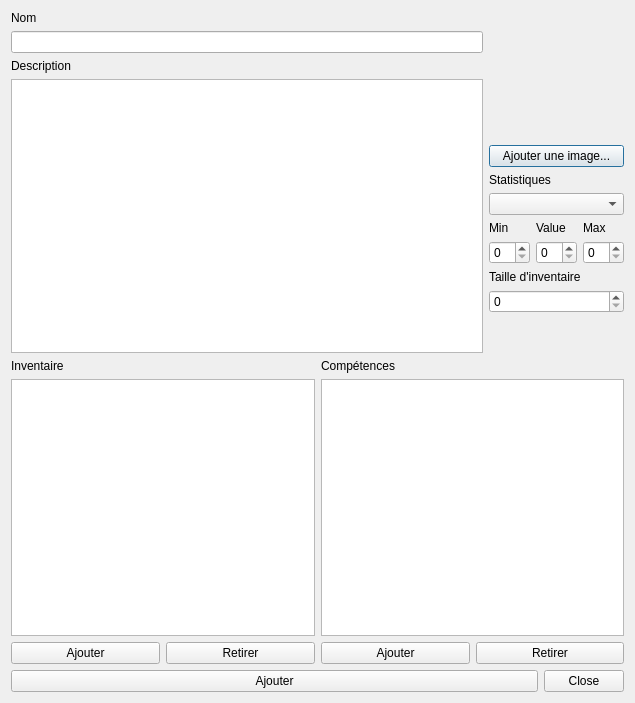
<?xml version="1.0" encoding="UTF-8"?>
<ui version="4.0">
 <class>AddEntityWindow</class>
 <widget class="QDialog" name="AddEntityWindow">
  <property name="geometry">
   <rect>
    <x>0</x>
    <y>0</y>
    <width>635</width>
    <height>703</height>
   </rect>
  </property>
  <property name="windowTitle">
   <string>Dialog</string>
  </property>
  <layout class="QVBoxLayout" name="verticalLayout_18">
   <item>
    <layout class="QVBoxLayout" name="verticalLayout_16">
     <item>
      <layout class="QVBoxLayout" name="verticalLayout_15">
       <item>
        <layout class="QHBoxLayout" name="horizontalLayout_2">
         <item>
          <layout class="QVBoxLayout" name="verticalLayout_4">
           <item>
            <layout class="QVBoxLayout" name="verticalLayout_2">
             <item>
              <widget class="QLabel" name="label">
               <property name="text">
                <string>Nom</string>
               </property>
              </widget>
             </item>
             <item>
              <widget class="QLineEdit" name="nameField"/>
             </item>
            </layout>
           </item>
           <item>
            <layout class="QVBoxLayout" name="verticalLayout_3">
             <item>
              <widget class="QLabel" name="label_2">
               <property name="text">
                <string>Description</string>
               </property>
              </widget>
             </item>
             <item>
              <widget class="QPlainTextEdit" name="descriptionField"/>
             </item>
            </layout>
           </item>
          </layout>
         </item>
         <item>
          <layout class="QVBoxLayout" name="verticalLayout_10">
           <item>
            <layout class="QVBoxLayout" name="verticalLayout">
             <item>
              <widget class="QLabel" name="picDisplay">
               <property name="minimumSize">
                <size>
                 <width>128</width>
                 <height>128</height>
                </size>
               </property>
               <property name="maximumSize">
                <size>
                 <width>128</width>
                 <height>128</height>
                </size>
               </property>
               <property name="text">
                <string/>
               </property>
              </widget>
             </item>
             <item>
              <widget class="QPushButton" name="picButton">
               <property name="text">
                <string>Ajouter une image...</string>
               </property>
              </widget>
             </item>
            </layout>
           </item>
           <item>
            <layout class="QVBoxLayout" name="verticalLayout_9">
             <item>
              <layout class="QVBoxLayout" name="verticalLayout_5">
               <item>
                <widget class="QLabel" name="label_3">
                 <property name="text">
                  <string>Statistiques</string>
                 </property>
                </widget>
               </item>
               <item>
                <widget class="QComboBox" name="statNameComboBox"/>
               </item>
              </layout>
             </item>
             <item>
              <layout class="QHBoxLayout" name="horizontalLayout">
               <item>
                <layout class="QVBoxLayout" name="verticalLayout_8">
                 <item>
                  <widget class="QLabel" name="label_4">
                   <property name="text">
                    <string>Min</string>
                   </property>
                  </widget>
                 </item>
                 <item>
                  <widget class="QSpinBox" name="minField"/>
                 </item>
                </layout>
               </item>
               <item>
                <layout class="QVBoxLayout" name="verticalLayout_7">
                 <item>
                  <widget class="QLabel" name="label_5">
                   <property name="text">
                    <string>Value</string>
                   </property>
                  </widget>
                 </item>
                 <item>
                  <widget class="QSpinBox" name="valueField"/>
                 </item>
                </layout>
               </item>
               <item>
                <layout class="QVBoxLayout" name="verticalLayout_6">
                 <item>
                  <widget class="QLabel" name="label_6">
                   <property name="text">
                    <string>Max</string>
                   </property>
                  </widget>
                 </item>
                 <item>
                  <widget class="QSpinBox" name="maxField"/>
                 </item>
                </layout>
               </item>
              </layout>
             </item>
             <item>
              <layout class="QVBoxLayout" name="verticalLayout_17">
               <item>
                <widget class="QLabel" name="label_9">
                 <property name="text">
                  <string>Taille d'inventaire</string>
                 </property>
                </widget>
               </item>
               <item>
                <widget class="QSpinBox" name="inventorySlotsSpinBox"/>
               </item>
              </layout>
             </item>
             <item>
              <spacer name="verticalSpacer">
               <property name="orientation">
                <enum>Qt::Vertical</enum>
               </property>
               <property name="sizeHint" stdset="0">
                <size>
                 <width>20</width>
                 <height>40</height>
                </size>
               </property>
              </spacer>
             </item>
            </layout>
           </item>
          </layout>
         </item>
        </layout>
       </item>
       <item>
        <layout class="QHBoxLayout" name="horizontalLayout_6">
         <item>
          <layout class="QVBoxLayout" name="verticalLayout_13">
           <item>
            <layout class="QVBoxLayout" name="verticalLayout_11">
             <item>
              <widget class="QLabel" name="label_7">
               <property name="text">
                <string>Inventaire</string>
               </property>
              </widget>
             </item>
             <item>
              <widget class="QListView" name="inventoryView"/>
             </item>
            </layout>
           </item>
           <item>
            <layout class="QHBoxLayout" name="horizontalLayout_4">
             <item>
              <widget class="QPushButton" name="addItemButton">
               <property name="text">
                <string>Ajouter</string>
               </property>
              </widget>
             </item>
             <item>
              <widget class="QPushButton" name="removeItemButton">
               <property name="text">
                <string>Retirer</string>
               </property>
              </widget>
             </item>
            </layout>
           </item>
          </layout>
         </item>
         <item>
          <layout class="QVBoxLayout" name="verticalLayout_14">
           <item>
            <layout class="QVBoxLayout" name="verticalLayout_12">
             <item>
              <widget class="QLabel" name="label_8">
               <property name="text">
                <string>Compétences</string>
               </property>
              </widget>
             </item>
             <item>
              <widget class="QListView" name="skillsView"/>
             </item>
            </layout>
           </item>
           <item>
            <layout class="QHBoxLayout" name="horizontalLayout_5">
             <item>
              <widget class="QPushButton" name="addSkillButton">
               <property name="text">
                <string>Ajouter</string>
               </property>
              </widget>
             </item>
             <item>
              <widget class="QPushButton" name="removeSkillButton">
               <property name="text">
                <string>Retirer</string>
               </property>
              </widget>
             </item>
            </layout>
           </item>
          </layout>
         </item>
        </layout>
       </item>
      </layout>
     </item>
     <item>
      <layout class="QHBoxLayout" name="horizontalLayout_3">
       <item>
        <widget class="QPushButton" name="addButton">
         <property name="sizePolicy">
          <sizepolicy hsizetype="Expanding" vsizetype="Fixed">
           <horstretch>0</horstretch>
           <verstretch>0</verstretch>
          </sizepolicy>
         </property>
         <property name="text">
          <string>Ajouter</string>
         </property>
        </widget>
       </item>
       <item>
        <widget class="QDialogButtonBox" name="buttonBox">
         <property name="sizePolicy">
          <sizepolicy hsizetype="Fixed" vsizetype="Fixed">
           <horstretch>0</horstretch>
           <verstretch>0</verstretch>
          </sizepolicy>
         </property>
         <property name="orientation">
          <enum>Qt::Horizontal</enum>
         </property>
         <property name="standardButtons">
          <set>QDialogButtonBox::Close</set>
         </property>
        </widget>
       </item>
      </layout>
     </item>
    </layout>
   </item>
  </layout>
 </widget>
 <resources/>
 <connections>
  <connection>
   <sender>buttonBox</sender>
   <signal>accepted()</signal>
   <receiver>AddEntityWindow</receiver>
   <slot>accept()</slot>
   <hints>
    <hint type="sourcelabel">
     <x>248</x>
     <y>254</y>
    </hint>
    <hint type="destinationlabel">
     <x>157</x>
     <y>274</y>
    </hint>
   </hints>
  </connection>
  <connection>
   <sender>buttonBox</sender>
   <signal>rejected()</signal>
   <receiver>AddEntityWindow</receiver>
   <slot>reject()</slot>
   <hints>
    <hint type="sourcelabel">
     <x>316</x>
     <y>260</y>
    </hint>
    <hint type="destinationlabel">
     <x>286</x>
     <y>274</y>
    </hint>
   </hints>
  </connection>
 </connections>
</ui>
